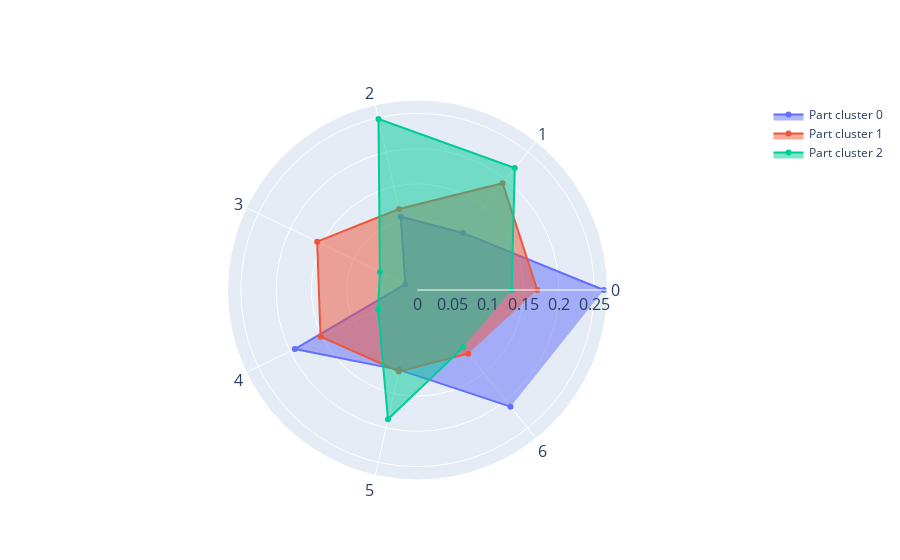

Source (notebook cell):
### Code cell
plt.rcParams.update({'font.size': 16})

# plot star plot for comparison 
fig = go.Figure() 
fig.add_trace(go.Scatterpolar( 
      r=pd.Series(mean_cluster_parts.sort_values(by='new_clusters').loc[mean_cluster_parts['part_cluster']==0, 'relative_frequency'].values), 
      theta=plt_vars, 
      fill='toself', 
      name='Part cluster 0' 
)) 
fig.add_trace(go.Scatterpolar( 
      r=pd.Series(mean_cluster_parts.sort_values(by='new_clusters').loc[mean_cluster_parts['part_cluster']==1, 'relative_frequency'].values), 
      theta=plt_vars, 
      fill='toself', 
      name='Part cluster 1'
)) 

fig.add_trace(go.Scatterpolar( 
      r=pd.Series(mean_cluster_parts.sort_values(by='new_clusters').loc[mean_cluster_parts['part_cluster']==2, 'relative_frequency'].values), 
      theta=plt_vars, 
      fill='toself', 
      name='Part cluster 2'
)) 

fig.add_trace(go.Scatterpolar( 
      r=pd.Series(mean_cluster_parts.sort_values(by='new_clusters').loc[mean_cluster_parts['part_cluster']==3, 'relative_frequency'].values), 
      theta=plt_vars, 
      fill='toself', 
      name='Part cluster 3'
)) 
  
fig.add_trace(go.Scatterpolar( 
      r=pd.Series(mean_cluster_parts.sort_values(by='new_clusters').loc[mean_cluster_parts['part_cluster']==4, 'relative_frequency'].values), 
      theta=plt_vars, 
      fill='toself', 
      name='Part cluster 4'
)) 
  
  
fig.update_layout( 
  polar=dict(
        angularaxis=dict(
            tickfont=dict(size=16)  # Set the font size of the theta labels
        ),
    radialaxis=dict( 
      visible=True,
      tickfont=dict(size=16)
          )), 
  
  showlegend=True
)  #     template = 'plotly_dark', 

# plt.savefig(file_path+'star_plots_mice.svg', format="svg")
# fig.write_image(file_path + 'star_plots_mice.svg')

fig.show()

### Figure 1 — Plotly figure (JSON) as saved in the notebook; plotly's stock layout.template omitted (floating-point values rounded to 4 significant figures)
{"data": [{"fill": "toself", "name": "Part cluster 0", "r": [0.2635, 0.1033, 0.1064, 0.01899, 0.1927, 0.1159, 0.2111], "theta": ["0", "1", "2", "3", "4", "5", "6"], "type": "scatterpolar"}, {"fill": "toself", "name": "Part cluster 1", "r": [0.1695, 0.1932, 0.1175, 0.1576, 0.1523, 0.1183, 0.1152], "theta": ["0", "1", "2", "3", "4", "5", "6"], "type": "scatterpolar"}, {"fill": "toself", "name": "Part cluster 2", "r": [0.1331, 0.2207, 0.2482, 0.05901, 0.06194, 0.1877, 0.1038], "theta": ["0", "1", "2", "3", "4", "5", "6"], "type": "scatterpolar"}, {"fill": "toself", "name": "Part cluster 3", "r": [], "theta": ["0", "1", "2", "3", "4", "5", "6"], "type": "scatterpolar"}, {"fill": "toself", "name": "Part cluster 4", "r": [], "theta": ["0", "1", "2", "3", "4", "5", "6"], "type": "scatterpolar"}], "layout": {"polar": {"angularaxis": {"tickfont": {"size": 16}}, "radialaxis": {"tickfont": {"size": 16}, "visible": true}}, "showlegend": true}}
